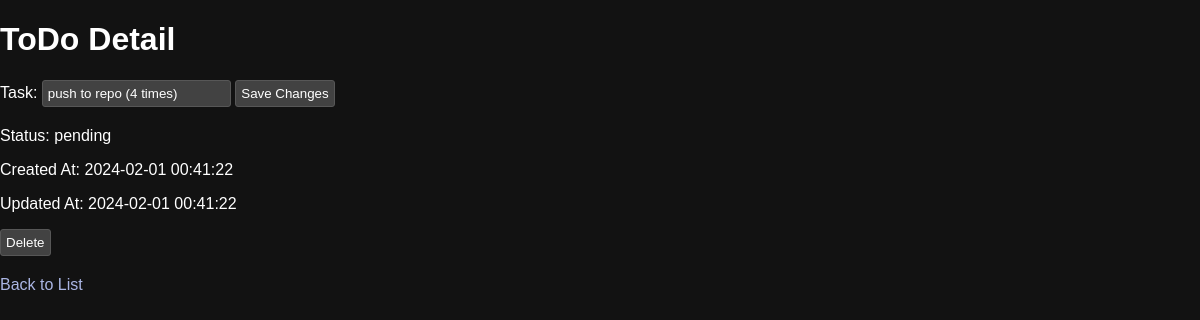
Before: /todo/8 with the older database file.
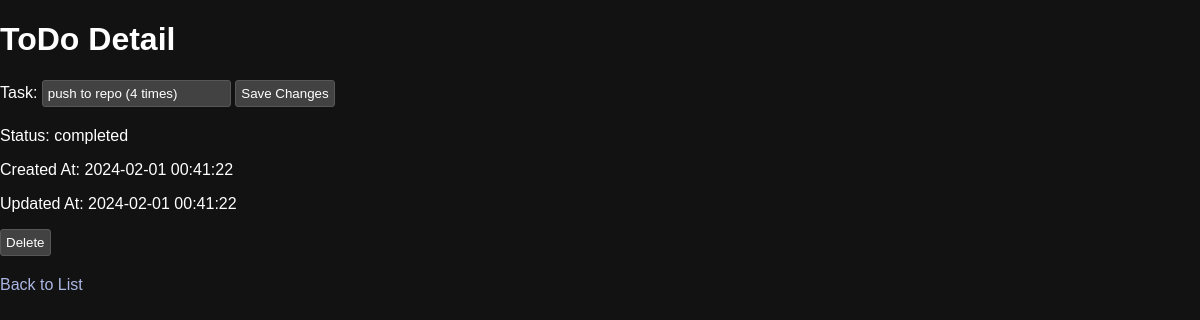
After: the same page with the newer database file.
### tables this page shows
CREATE TABLE TODOS
                        (ID INTEGER PRIMARY KEY AUTOINCREMENT,
                        TASK TEXT NOT NULL,
                        STATUS TEXT NOT NULL,
                        CREATED_AT TIMESTAMP DEFAULT CURRENT_TIMESTAMP,
                        UPDATED_AT TIMESTAMP DEFAULT CURRENT_TIMESTAMP,
                        ITEM_ORDER INTEGER);

### app.py (the view)
@app.route('/todo/<int:id>')
def todo_detail(id):
    conn = get_db_connection()
    cursor = conn.cursor()
    cursor.execute("SELECT * FROM TODOS WHERE ID = ?", (id,))
    todo = cursor.fetchone()
    conn.close()
    return render_template('todo_detail.html', todo=todo)

### app.py (called while the page is built)
def get_db_connection():
    db_path = os.path.join(app.root_path, 'todo.db')
    conn = sqlite3.connect(db_path)
    conn.row_factory = sqlite3.Row
    return conn

### templates/todo_detail.html (shortened to what this page needs)
<!DOCTYPE html>
<html>
<head>
    <link rel="stylesheet" type="text/css" href="{{ url_for('static', filename='css/style.css') }}">
</head>
<body>
    <h1>ToDo Detail</h1>
    <form method="post" action="/edit/{{ todo['ID'] }}">
        <label for="task">Task:</label>
        <input type="text" id="task" name="task" value="{{ todo['TASK'] }}">
        <input type="submit" value="Save Changes">
    </form>
    <p>Status: {{ todo['STATUS'] }}</p>
    <p>Created At: {{ todo['CREATED_AT'] }}</p>
    <p>Updated At: {{ todo['UPDATED_AT'] }}</p>
    <form method="post" action="/delete/{{ todo['ID'] }}">
        <input type="submit" value="Delete" onclick="return confirm('Are you sure you want to delete this item?');">
    </form>
    <a href="/">Back to List</a>
</body>
</html>

### static/css/style.css (style rules this page uses)
body { font-family: Arial, sans-serif; margin: 0; padding: 0; background-color: #121212; color: #fff; }
h1 { color: #fff; }
form { margin-bottom: 20px; }
a { color: rgb(171, 182, 228); text-decoration: none; transition: color 0.3s ease-in-out, text-decoration 0.3s ease-in-out; }
input[type="text"], input[type="submit"] { background-color: #424242; color: white; border: 1px solid #575757; padding: 5px; border-radius: 3px; transition: background-color 0.3s, border-color 0.3s; }

Changed rows visible on the page:
changed TODOS "push to repo (4 times)": STATUS "pending" → "completed"
